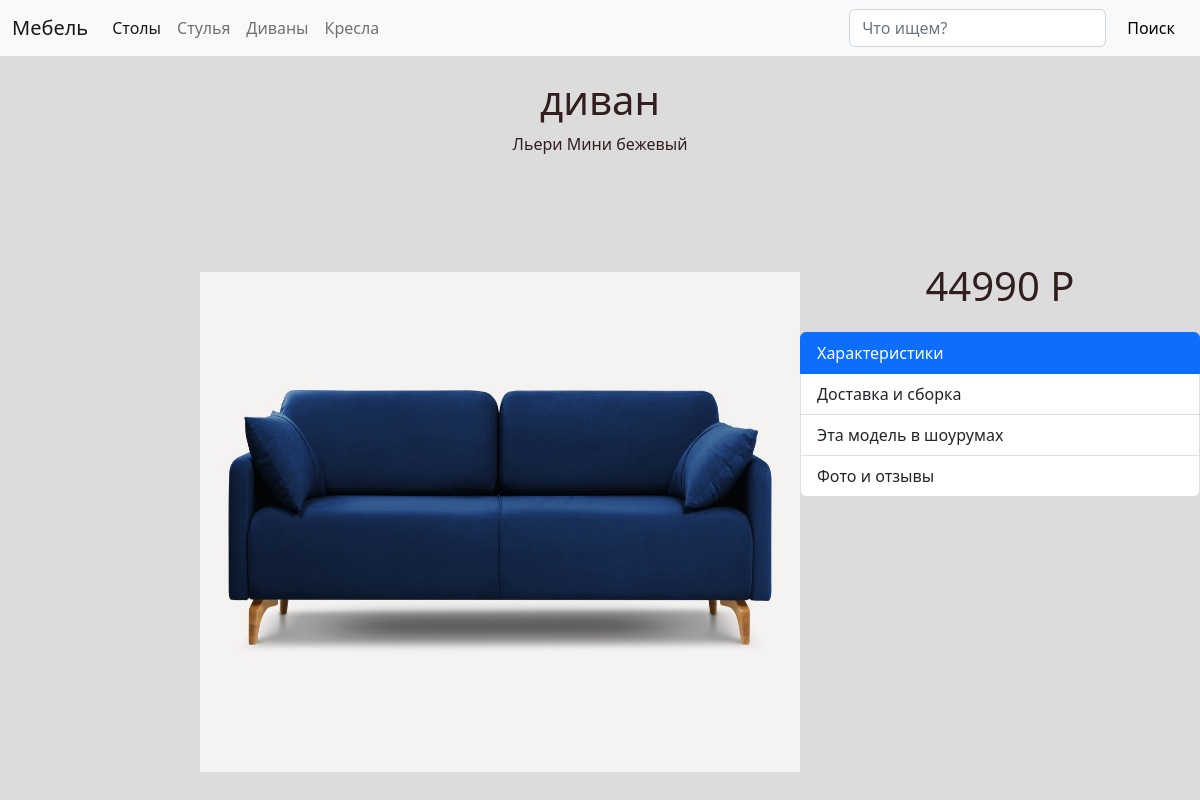
Screenshot of /divan/3 with the database file from the repository.
### myapp/models.py (models this page shows)
class divans(models.Model):
    name=models.CharField(max_length=100, verbose_name="Название")
    color=models.CharField(max_length=100, verbose_name="Цвет")
    cost=models.PositiveSmallIntegerField(verbose_name="Цена")
    image=models.ImageField(upload_to="myapp/static", blank=True)

### myapp/views.py (the view)
# urls.py: path('divan/<int:post_id>', divanCard),
def divanCard(request, post_id):
    if request.method=="GET":
        data=divans.objects.filter(id=post_id)
        return render(request, 'divancard.html',{"dat":data})
    elif request.method=="POST":
        poisk=request.POST
        data=divans.objects.filter(name=poisk["search"]) | divans.objects.filter(color=poisk["search"])
        return render(request, 'divancard.html', {"dat":data})

### myapp/templates/divancard.html (shortened to what this page needs)
<!doctype html>
<html lang="en">
  <head>
    <link href="https://cdn.jsdelivr.net/npm/bootstrap@5.2.3/dist/css/bootstrap.min.css" rel="stylesheet">
  </head>
  <body style="background-color: gainsboro;">
    <nav class="navbar navbar-expand-lg bg-light">
        <div class="container-fluid">
          <a class="navbar-brand" href="http://127.0.0.1:8000/divan/">Мебель</a>
          <div class="collapse navbar-collapse" id="navbarSupportedContent">
            <ul class="navbar-nav me-auto mb-2 mb-lg-0">
              <li class="nav-item">
                <a class="nav-link active" aria-current="page" href="#">Столы</a>
              </li>
              <li class="nav-item">
                <a class="nav-link" href="#">Стулья</a>
              </li>
              <li class="nav-item ">
                <a class="nav-link " href="#">Диваны
                </a>
              </li>
              <li class="nav-item">
                <a class="nav-link" href="#">Кресла</a>
              </li>
            </ul>
            <form class="d-flex" role="Поиск" method="POST">
              <input class="form-control me-2" type="text" name="search" placeholder="Что ищем?" aria-label="Поиск">
              <button class="btn btn-light" type="submit">Поиск</button>
            </form>
          </div>
        </div>
      </nav>
      <h1>диван</h1>
      {% load static %}
      {% for i in dat %}
      <p>{{i.name}} {{i.color}}</p>
      <img src="{% static 'divancard.jpg' %}" class="img-fluid" alt="..." style="margin-top: 100px; margin-left: 200px; height: 500px; width: 600px; float: left;">
      <p style="font-variant: small-caps;
      font-size: 30pt;
      color: rgb(50, 30, 30); margin-top: 100px;">{{i.cost}} P</p>
      <div class="list-group">
        {% endfor %}
        <a href="#" class="list-group-item list-group-item-action active" aria-current="true">
          Характеристики
        </a>
        <a href="#" class="list-group-item list-group-item-action">Доставка и сборка</a>
        <a href="#" class="list-group-item list-group-item-action">Эта модель в шоурумах</a>
        <a href="#" class="list-group-item list-group-item-action">Фото и отзывы</a>
      </div>
  </body>
</html>

### myapp/templates/divancard.html (style rules this page uses)
h1 { text-align: center; margin-top: 20px; font-variant: small-caps; font-size: 30pt; color: rgb(50, 30, 30); }
p { text-align: center; color: rgb(50, 30, 30); }

### rows the page displays
divans: name "Льери Мини", color "бежевый", cost "44990"
